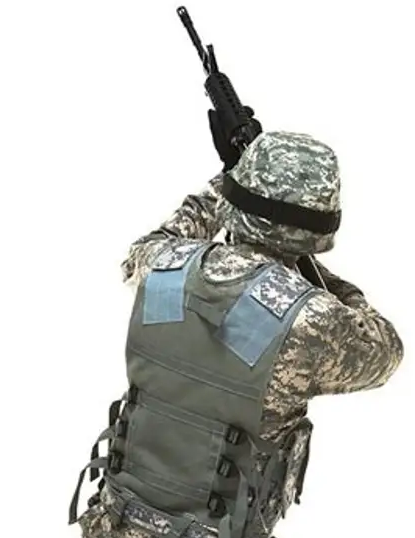
#> input picture assets/soldier.png, 415 x 538 px
$ python prepare_new_assets.py ../assets/soldier.png ../assets/house.png
#> lines starting #> are read from the running program, lines starting #| are printed output that depends on the picture; after the words box and inside, x2 and y2 are one past the last pixel; in counts of white or black regions, pixels touching at a corner belong together
"""Extract the supplied soldier and house onto transparent canvases."""

from pathlib import Path
import argparse

import cv2
import numpy as np
from PIL import Image


ASSETS = Path(__file__).resolve().parents[1] / "assets"
parser = argparse.ArgumentParser(description=__doc__)
parser.add_argument("soldier_source", type=Path)
parser.add_argument("house_source", type=Path)
args = parser.parse_args()


def save_cutout(source, name, rectangle, seeds, crop, white_background=False):
#> called with name = 'soldier.png', rectangle = (165, 95, 420, 860), crop = (165, 100, 580, 638), white_background = True
    bgr = cv2.imdecode(np.fromfile(source, dtype=np.uint8), cv2.IMREAD_COLOR)
#> bgr is the input picture: shape (538, 415, 3); mean B, G, R 195.5, 198.9, 198.3
    height, width = bgr.shape[:2]
#> height = 538; width = 415
    mask = np.full((height, width), cv2.GC_BGD, dtype=np.uint8)
    x, y, w, h = rectangle
    mask[y:y + h, x:x + w] = cv2.GC_PR_FGD
    if white_background:
        mask[np.min(bgr, axis=2) > 245] = cv2.GC_BGD
    for polygon in seeds:
        cv2.fillPoly(mask, [np.array(polygon, dtype=np.int32)], cv2.GC_FGD)
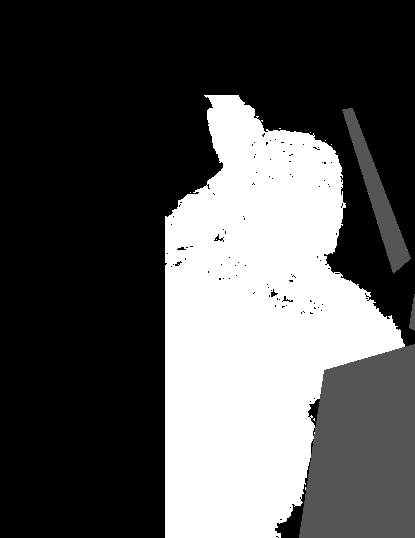
#> mask: shape (538, 415); min 0, max 3, mean 0.99; drawn with min black and max white
    cv2.grabCut(bgr, mask, None, np.zeros((1, 65), np.float64), np.zeros((1, 65), np.float64), 8, cv2.GC_INIT_WITH_MASK)
    alpha = np.where((mask == cv2.GC_FGD) | (mask == cv2.GC_PR_FGD), 255, 0).astype(np.uint8)
    count, labels, stats, _ = cv2.connectedComponentsWithStats(alpha)
#> count = 5
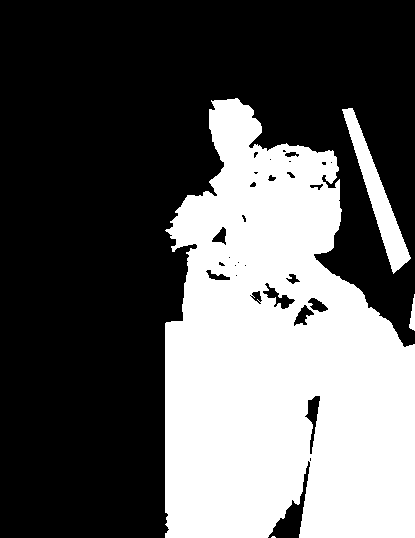
#> alpha: shape (538, 415); 36.9% white; 4 white regions (1 under 20 px), largest, box (x1, y1, x2, y2) and area: (165, 98, 415, 538) 79570, (342, 108, 411, 274) 2727, (409, 294, 415, 331) 128
    largest = 1 + np.argmax(stats[1:, cv2.CC_STAT_AREA])
#> largest = 1
    alpha[labels != largest] = 0
    alpha = cv2.morphologyEx(alpha, cv2.MORPH_CLOSE, np.ones((5, 5), np.uint8))
    alpha = cv2.GaussianBlur(alpha, (3, 3), 0.6)
    rgba = cv2.cvtColor(bgr, cv2.COLOR_BGR2RGBA)
    rgba[:, :, 3] = alpha
    left, top, right, bottom = crop
    Image.fromarray(rgba[top:bottom, left:right]).save(ASSETS / name)
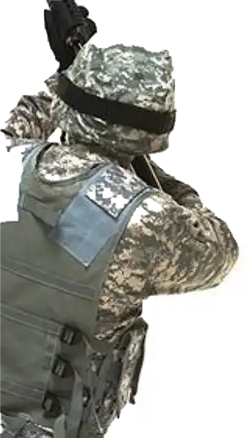
#> saved as soldier.png: PIL image 250x438 RGBA; mean R, G, B, A 164.5, 165.4, 159.7, 187.7; transparent parts drawn white


save_cutout(
    args.soldier_source, "soldier.png", (165, 95, 420, 860),
    [[(342, 109), (352, 108), (410, 258), (393, 273)],
     [(423, 235), (481, 230), (508, 283), (462, 351), (409, 327)],
     [(324, 370), (416, 344), (480, 442), (450, 644), (288, 620)],
     [(270, 601), (449, 596), (453, 780), (380, 846), (282, 782)],
     [(242, 792), (333, 809), (292, 919), (173, 945)]],
    (165, 100, 580, 638), white_background=True,
)

save_cutout(
    args.house_source, "house.png", (65, 214, 672, 368),
    [[(176, 283), (554, 280), (573, 354), (172, 360)],
     [(90, 457), (714, 449), (712, 564), (89, 565)]],
    (67, 212, 737, 585),
)
#> call 2 of save_cutout, with name = 'house.png', rectangle = (65, 214, 672, 368), crop = (67, 212, 737, 585), white_background = False
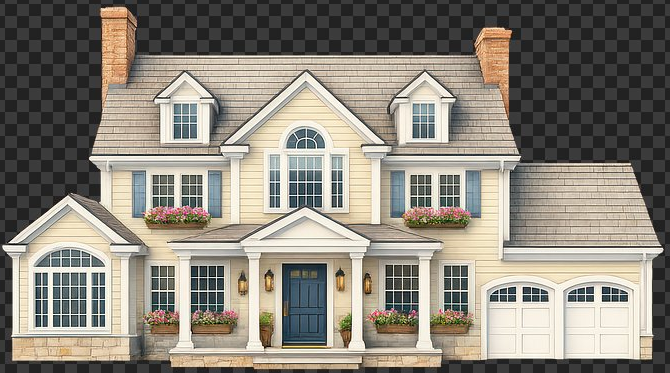
#> input picture assets/house.png, 670 x 373 px
#> in save_cutout, bgr is the input picture: shape (373, 670, 3); mean B, G, R 123.5, 133.8, 139.3
#> in save_cutout (call 2), `mask[y:y + h, x:x + w] = cv2.GC_PR_FGD`: mask: shape (373, 670); values 0 (black) and 3 (white), 38.5% white; 1 white region, box (x1, y1, x2, y2) and area: (65, 214, 670, 373) 96195
#> after the loop in save_cutout (call 2), `for polygon in seeds:`:
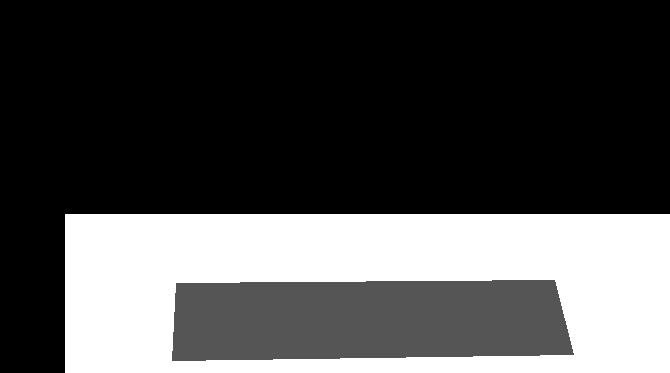
#> mask: shape (373, 670); min 0, max 3, mean 0.915; drawn with min black and max white
#> in save_cutout (call 2), `count, labels, stats, _ = cv2.connectedComponentsWithStats(alpha)`: alpha: shape (373, 670); 30.2% white; 2 white regions, box (x1, y1, x2, y2) and area: (71, 214, 663, 369) 75474, (71, 300, 78, 314) 98
#> in save_cutout (call 2), `rgba[:, :, 3] = alpha`:
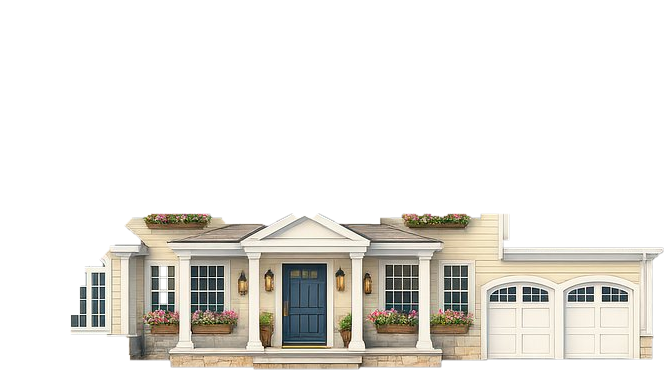
#> rgba: shape (373, 670, 4); mean R, G, B, A 139.3, 133.8, 123.5, 77.1; transparent parts drawn white
#> in save_cutout (call 2), `Image.fromarray(rgba[top:bottom, left:right]).save(ASSETS / name)`:
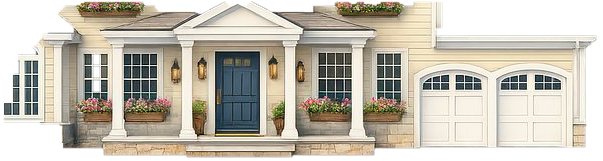
#> saved as house.png: PIL image 603x161 RGBA; mean R, G, B, A 168.8, 161.8, 147.3, 198.4; transparent parts drawn white
